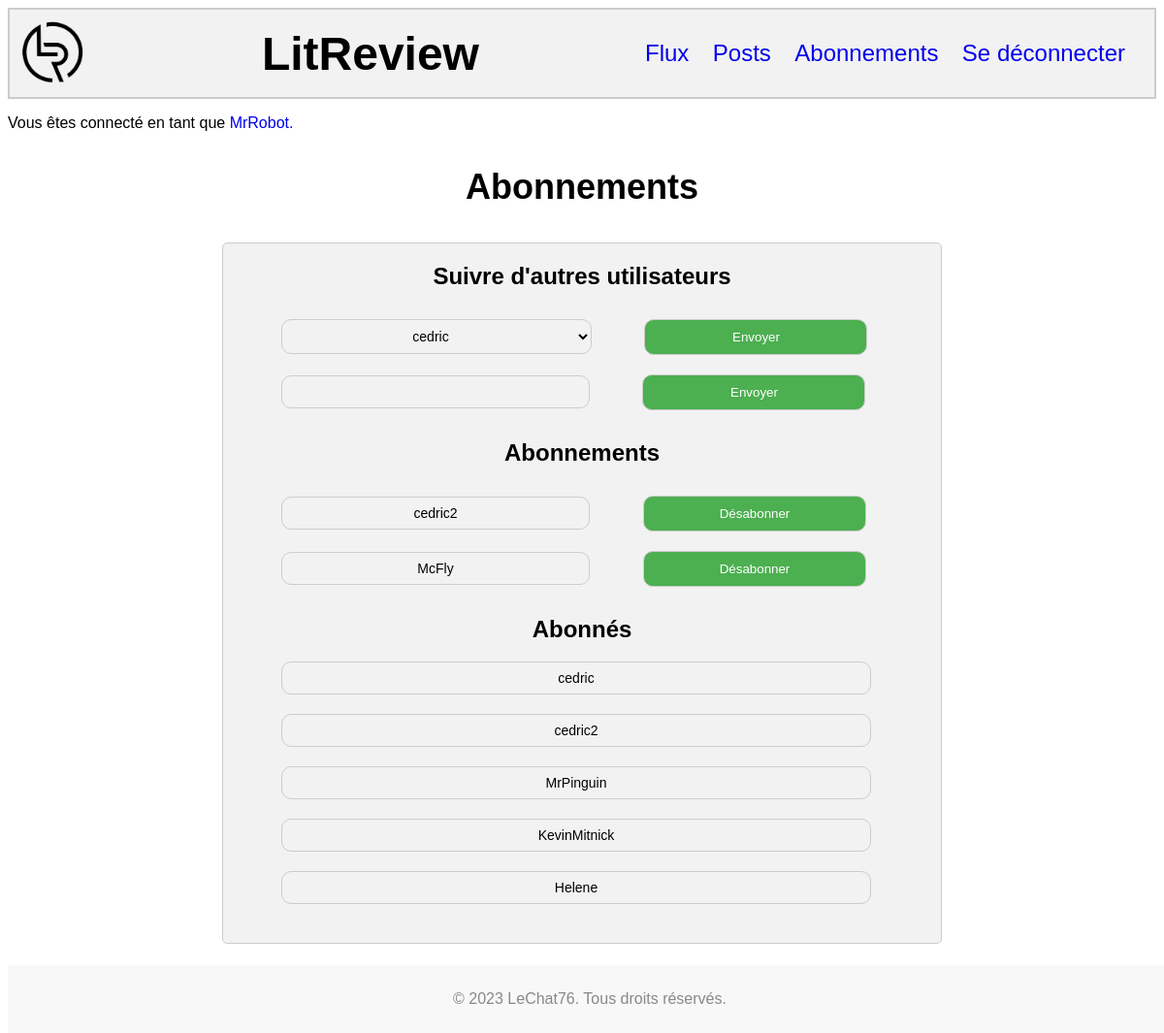
Page /subscriptions/ (signed in) on the earlier database version.
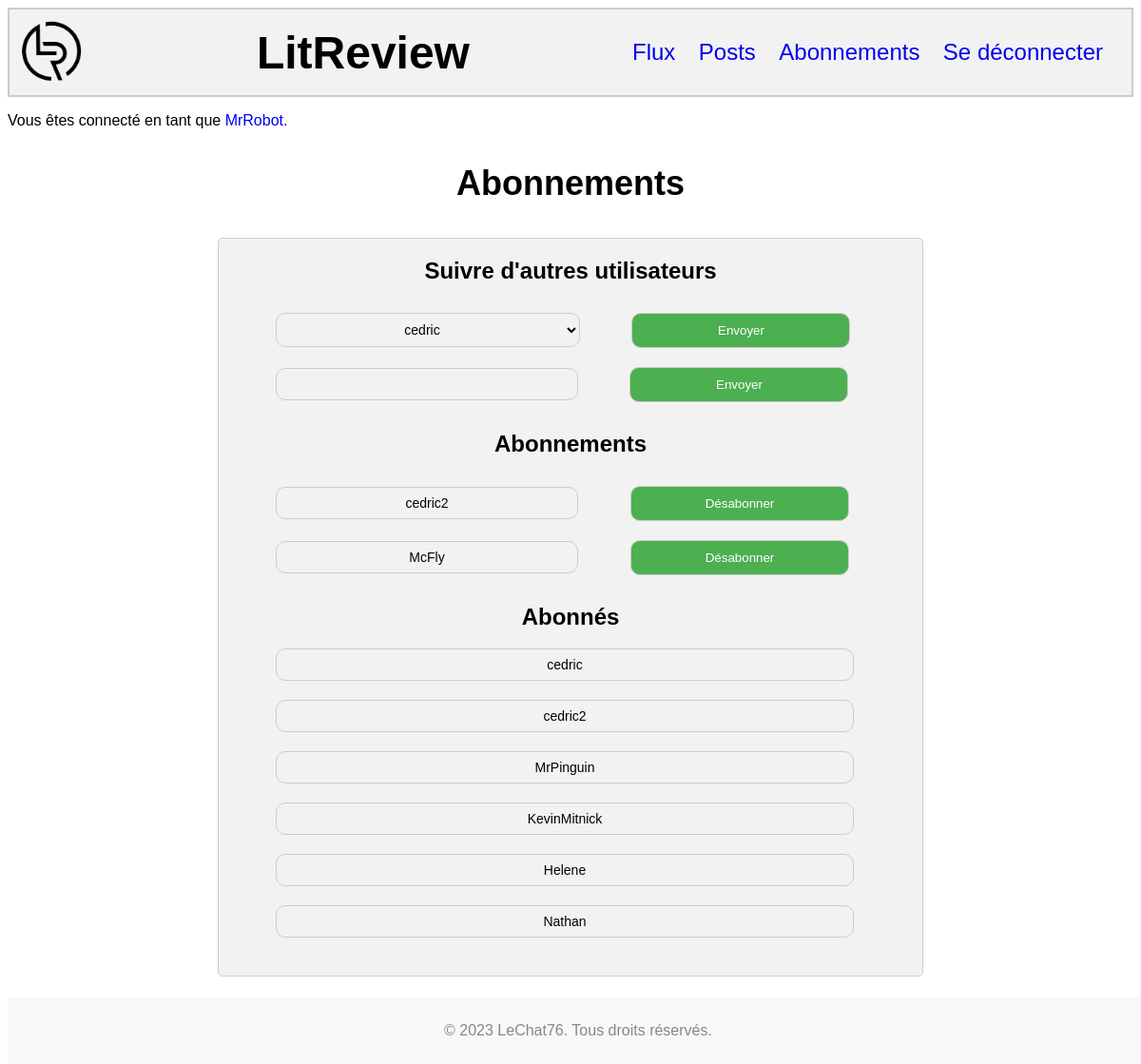
Same page on the later database version.
### authentication/models.py (models this page shows)
class User(AbstractUser):
    username = models.CharField(
        max_length = 20,
        unique = True,
    )
    first_name = None
    last_name = None
    email = None

### authentication/views.py (the view, shortened to what this page needs)
# urls.py: path('subscriptions/', authentication.views.subscriptions, name='subscriptions'),
@login_required
def subscriptions(request):
    form = forms.SubscriptionsForm()
    user = request.user
    context = {}
    listFollowed = UserFollows.objects.filter(user=user).values_list('followed_user', flat=True)
    followed_users = get_user_model().objects.filter(id__in=listFollowed)
    listFollowers = UserFollows.objects.filter(followed_user=user).values_list('user_id', flat=True)
    followers_users = get_user_model().objects.filter(id__in=listFollowers)
    available_users = get_user_model().objects.exclude(
        id__in=listFollowed
        ).exclude(
        id=user.id
        ).exclude(
        username=user.username
    )
    context = {
        'followed_users': followed_users,
        'followers_users': followers_users,
        'available_users': available_users,
        'form': form,
    }
    return render(request, 'authentication/subscriptions.html', context)

### authentication/forms.py
class SubscriptionsForm(forms.Form):
    followed_user = forms.CharField(label=False, required=True, widget=forms.TextInput(attrs={'class': 'available-container-field'}))
    class Meta:
        model = models.UserFollows
        fields = ['followed_user']
        labels = {'followed_user': 'Abonnements'}

### authentication/templates/authentication/subscriptions.html (shortened to what this page needs)
<!DOCTYPE html>
{% extends 'loggedin.html' %}
{% load static %}
{% block content %}
<link rel="stylesheet" href="{% static 'subscriptions.css' %}">
<h3>Abonnements</h3>
<div id="container-subscriptions">
    <h2>Suivre d'autres utilisateurs</h2>
    <form method="POST">
        <div id="container-add-follow">
            {% if available_users %}
                <select name="followed_user">
                {% for user in available_users %}
                    <option value="{{ user.id }}">{{ user.username }}</option>
                {% endfor %}
                </select>
                <button type="submit" name="add_subscription">Envoyer</button>
            {% else %}
                <div id="no-available-container">
                <label>Plus d'utilisateurs disponibles</label>
                <button type="submit" name="add_subscription" class="disabled-button">Envoyer</button>
                </div>
            {% endif %}
            {% if available_users %}
                <input type="text" name="followed_user_name">
                <button type="submit" name="add_subscription2">Envoyer</button>
            {% endif %}
        </div>
        <h2>Abonnements</h2>
        {% if followed_users %}
            {% for user in followed_users %}
                <div id="followed-user-container">
                    <label>{{ user.username }}</label>
                    <button type="submit" name="remove_subscription" value="{{ user.id }}">Désabonner</button>
                </div>
            {% endfor %}
        {% else %}
            <p><label id="no-result">Aucun abonnement</label></p>
        {% endif %}
        <h2>Abonnés</h2>
        {% if followers_users %}
            {% for user in followers_users %}
                <div id="follower-user-container">
                    <label>{{ user.username }}</label>
                </div>
            {% endfor %}
        {% else %}
            <p><label id="no-result">Aucun abonné</label></p>
        {% endif %}
    </form>
</div>
{% endblock content %}

### templates/loggedin.html (shortened to what this page needs)
{% load static %}
<head>
    <link rel="stylesheet" href="{% static 'loggedin.css' %}">
</head>
<body>
    <div id="header-loggedin">
        <img src="{% static 'images/LITReview_st.png' %}" alt="Logo LitReview" ondragstart="return false;">
        <h1>LitReview</h1>
        <div id="container-loggedin">
            <a href="{% url 'flux' %}" ondragstart="return false;">Flux</a>
            <a href="{% url 'post' %}" ondragstart="return false;">Posts</a>
            <a href="{% url 'subscriptions' %}" ondragstart="return false;">Abonnements</a>
            <a href="{% url 'logout' %}" ondragstart="return false;">Se déconnecter</a>
        </div>
    </div>
    <p>Vous êtes connecté en tant que <a href="{% url 'subscriptions' %}">{{ request.user|capfirst }}.</a></p>
    <div id="footer">
        <p>&copy; 2023 LeChat76. Tous droits réservés.</p>
    </div>
    {% block content %}
    {% endblock content %}
</body>

### static/loggedin.css (style rules this page uses)
#header-loggedin img { height: 70px; margin-right: 10px; }
h1 { margin: 0; font-size: 48px; user-select: none; }
h2 { user-select: none; display: flex; justify-content: center; }
h3 { user-select: none; }
p { user-select: none; }
#footer { position: fixed; bottom: 0; width: 100%; background-color: #f8f8f8; padding: 10px 0; text-align: center; color: #888; }
body { background-image: url("/static/images/LITReview_st_b.png"); background-size: 250px; background-position: center; background-repeat: no-repeat; background-attachment: fixed; padding-bottom: 60px; font-family: Arial, sans-serif; }
a { text-decoration: none; }
#header-loggedin { display: flex; justify-content: space-between; align-items: center; padding: 10px; background-color: #f2f2f2; border: 2px solid #ccc; }
#container-loggedin a { margin-right: 20px; font-size: 24px; user-select: none; }

### static/subscriptions.css (style rules this page uses)
h2 { display: flex; justify-content: center; user-select: none; }
h3 { display: flex; justify-content: center; font-size : 36px; user-select: none; }
label { user-select: none; }
#container-subscriptions { margin : 2%; margin-left : auto; margin-right : auto; width: 680px; background-color: #f2f2f2; border-radius: 5px; padding : 0px 30px 20px 30px; justify-content: space-around; border: 1px solid #ccc; }
button[type="submit"] { text-align: center; background-color: #4CAF50; color: white; cursor: pointer; margin-top : 10px; width: 230px; padding: 10px; margin-bottom: 10px; border: 1px solid #ccc; border-radius: 10px; }
select { text-align: center; background: #F2F2F2; padding: 8px; margin-right: 50px; margin-left: 30px; width: 320px; border: 1px solid #CCCCCC; border-radius: 10px; font-size: 14px; }
input[type="text"] { text-align: center; background: #F2F2F2; padding: 8px; margin-right: 50px; margin-left: 30px; width: 300px; border: 1px solid #CCCCCC; border-radius: 10px; font-size: 14px; font-family: Arial; }
#followed-user-container, #follower-user-container { display: flex; align-items: center; }
#followed-user-container label { display: block; text-align: center; background: #F2F2F2; padding: 8px; font-size: 14px; margin-right: 55px; margin-left: 30px; width: 300px; border: 1px solid #CCCCCC; border-radius: 10px; }
#follower-user-container label { display: block; text-align: center; background: #F2F2F2; padding: 8px; font-size: 14px; margin-left: 30px; margin-bottom: 20px; width: 590px; border: 1px solid #CCCCCC; border-radius: 10px; }

Differences in the rows shown:
now on this page (row edited): User: username "Nathan", shown under "Abonnés"
